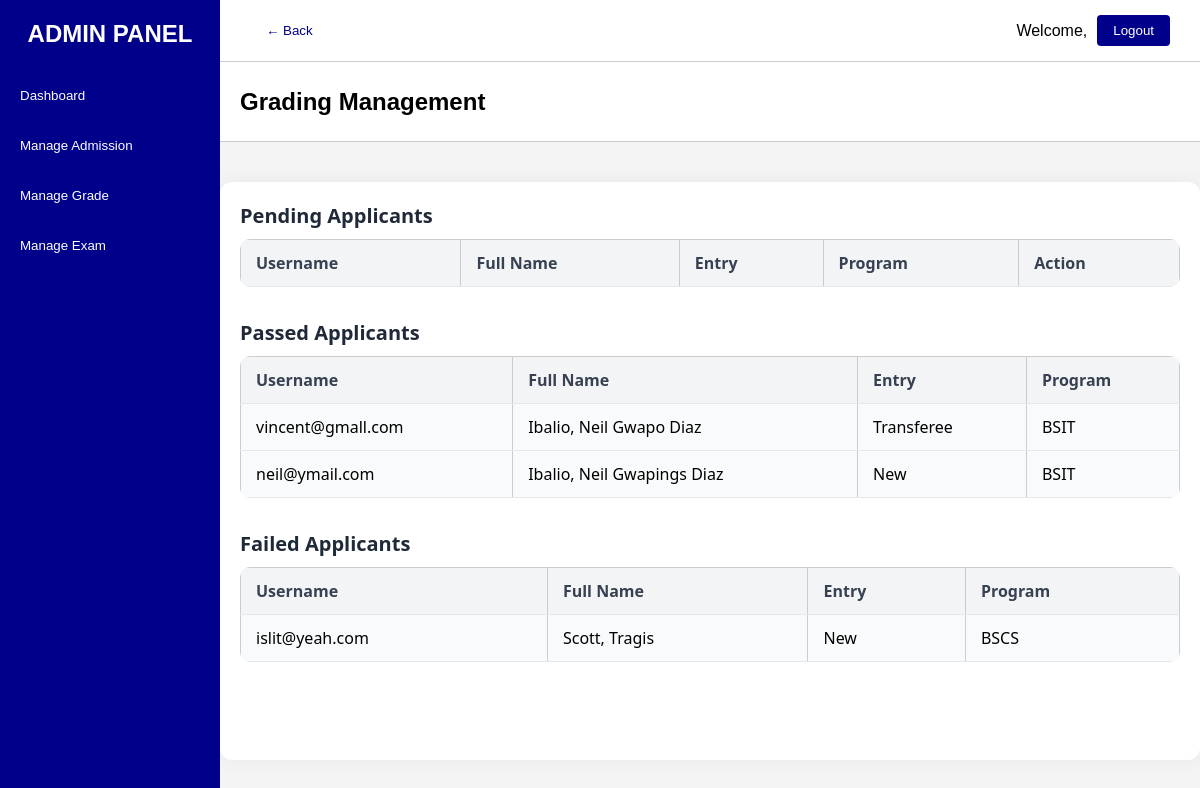
The page /adminportal/admingrading.php on the database as committed earlier.
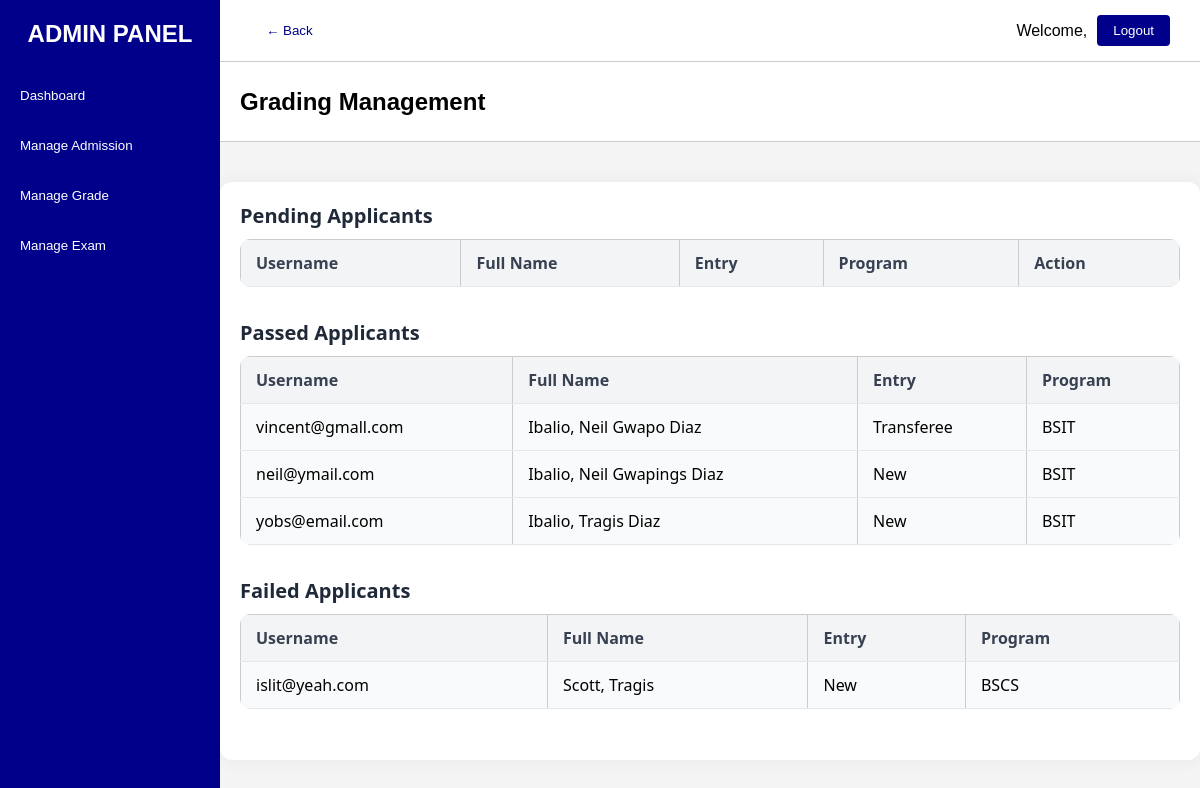
The same page on the database as committed later.
### tables this page shows
CREATE TABLE `application_status` (
  `username` varchar(255) NOT NULL,
  `status` int(11) NOT NULL DEFAULT 0,
  `grade_status` int(11) NOT NULL DEFAULT 0
);

CREATE TABLE `admission_info` (
  `ai_id` int(20) NOT NULL,
  `username` varchar(50) DEFAULT NULL,
  `entry` varchar(20) DEFAULT NULL,
  `type` varchar(50) DEFAULT NULL,
  `strand` varchar(50) DEFAULT NULL,
  `lrn` bigint(12) DEFAULT NULL,
  `program` varchar(50) DEFAULT NULL
);

### adminportal/admingrading.php (the view, shortened to what this page needs)
<?php
include('..\php\connection.php');
$passed_users = fetchUsersByStatus($conn, 1);
$failed_users = fetchUsersByStatus($conn, 2);
function fetchUsersByStatus($conn, $status) {
    $stmt = $conn->prepare("
        SELECT a.username,
               CONCAT(p.lastname, ', ', p.firstname, ' ', COALESCE(p.middlename, '')) AS fullname,
               ad.entry, ad.program
        FROM application_status a
        JOIN personal_info p ON a.username = p.username
        JOIN admission_info ad ON a.username = ad.username
        WHERE a.grade_status = ?
    ");
    $stmt->bind_param("i", $status);
    $stmt->execute();
    return $stmt->get_result();
}
?>
<!DOCTYPE html>
<html lang="en">
<head>
  <link rel="stylesheet" href="..\css\adminEC.css">
</head>
<body>
<div class="sidebar">
  <div>
    <div class="logo">ADMIN PANEL</div>
    <div class="nav-top">
        <button class="nav-btn" onclick="window.location.href='admindashboard.php'">Dashboard</button>
        <button class="nav-btn" onclick="window.location.href='adminadmission.php'">Manage Admission</button>
        <button class="nav-btn" onclick="window.location.href='admingrading.php'">Manage Grade</button>
        <button class="nav-btn" onclick="window.location.href='exam_category.php'">Manage Exam</button>
    </div>
  </div>
  </div>
<div class="main">
  <div class="topbar">
    <button class="backbtn" onclick="history.back()">&larr; Back</button>
    <div class="right">
      <p>Welcome, <span><?php echo $_SESSION['admin']; ?></span></p>
      <a href="..\php\logout.php"><button class="btn font-weight-bold">Logout</button></a>
    </div>
  </div>
  <div class="subheader">
    <h2>Grading Management</h2>
  </div>
  <div class="content">
    <div class="exam-container">
    <div class="exam-table">
        <h2>Pending Applicants</h2>
        <table>
        <tr><th>Username</th><th>Full Name</th><th>Entry</th><th>Program</th><th>Action</th></tr>
        </table>
    </div>
    <div class="exam-table">
        <h2>Passed Applicants</h2>
        <table>
        <tr><th>Username</th><th>Full Name</th><th>Entry</th><th>Program</th></tr>
        <?php while($row = $passed_users->fetch_assoc()): ?>
        <tr>
            <td><?php echo htmlspecialchars($row['username']); ?></td>
            <td><?php echo htmlspecialchars($row['fullname']); ?></td>
            <td><?php echo htmlspecialchars($row['entry']); ?></td>
            <td><?php echo htmlspecialchars($row['program']); ?></td>
        </tr>
        <?php endwhile; ?>
        </table>
    </div>
    <div class="exam-table">
        <h2>Failed Applicants</h2>
        <table>
        <tr><th>Username</th><th>Full Name</th><th>Entry</th><th>Program</th></tr>
        <?php while($row = $failed_users->fetch_assoc()): ?>
        <tr>
            <td><?php echo htmlspecialchars($row['username']); ?></td>
            <td><?php echo htmlspecialchars($row['fullname']); ?></td>
            <td><?php echo htmlspecialchars($row['entry']); ?></td>
            <td><?php echo htmlspecialchars($row['program']); ?></td>
        </tr>
        <?php endwhile; ?>
        </table>
    </div>
    </div>
  </div>
</div>
</body>
</html>

Rows that differ between the two databases and show on the page:
added application_status: username "yobs@email.com", fullname "Ibalio, Tragis Diaz", admission_info.entry "New", admission_info.program "BSIT", shown under "Passed Applicants"
